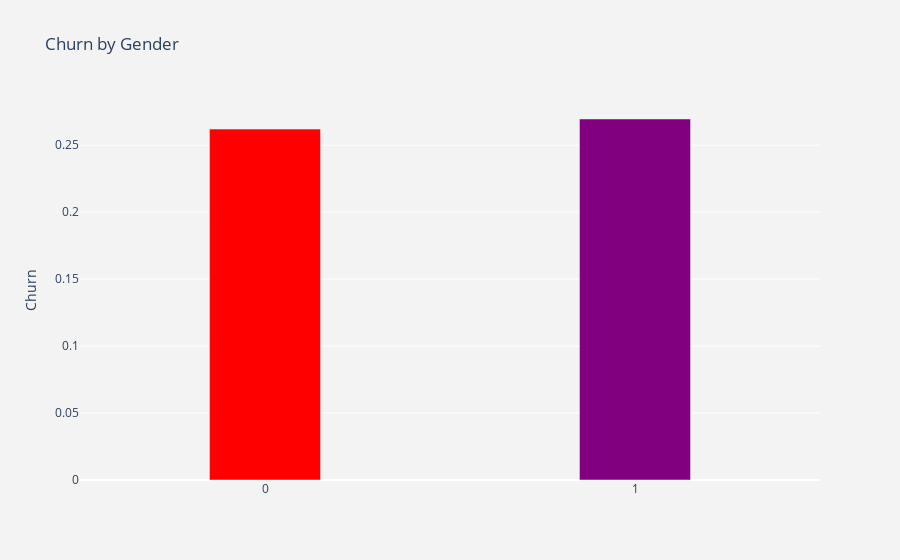

Notebook cell for this chart:
### Markdown cell above
### *Q*1. Is there a difference in churn rates between male and female customers?

### Code cell
#visualize churn by gender
plot_by_gender = df.groupby('gender').Churn.mean().reset_index()
plot_data = [go.Bar(
    x=plot_by_gender['gender'],
    y=plot_by_gender['Churn'],
    width=[0.3, 0.3],
    marker=dict(color=['red','purple'])
)]
plot_layout = go.Layout(
    xaxis={"type":"category"},
    yaxis={"title":"Churn"},
    title='Churn by Gender',
    plot_bgcolor='rgb(243,243,243)',
    paper_bgcolor='rgb(243,243,243)',
)
fig = go.Figure(data=plot_data,layout=plot_layout) 
po.iplot(fig)

### Figure 1 — Plotly figure (JSON) as saved in the notebook; plotly's stock layout.template omitted (floating-point values rounded to 4 significant figures)
{"data": [{"marker": {"color": ["red", "purple"]}, "type": "bar", "width": [0.3, 0.3], "x": [0, 1], "y": [0.262, 0.2696]}], "layout": {"paper_bgcolor": "rgb(243,243,243)", "plot_bgcolor": "rgb(243,243,243)", "title": {"text": "Churn by Gender"}, "xaxis": {"type": "category"}, "yaxis": {"title": {"text": "Churn"}}}}
